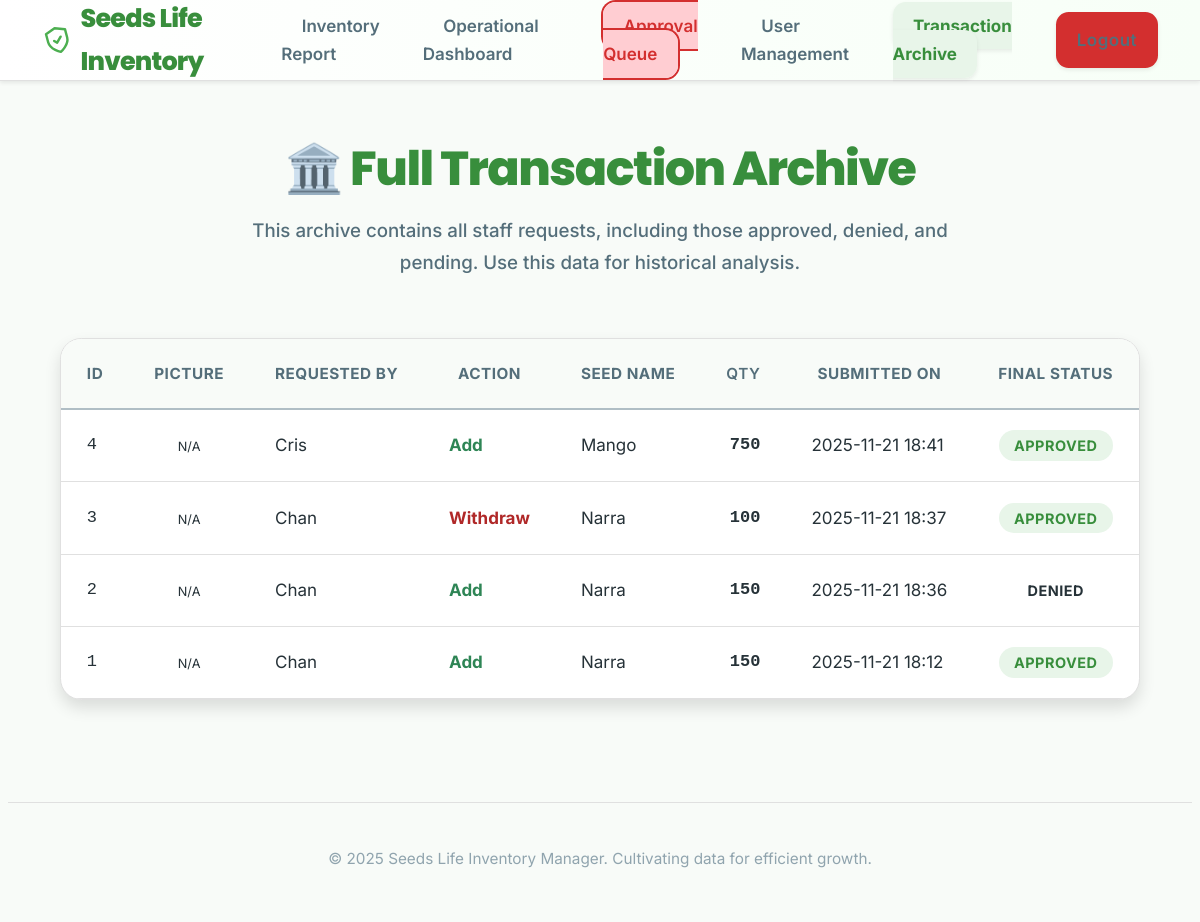
The page /admin/archive (signed in) on the database as committed earlier.
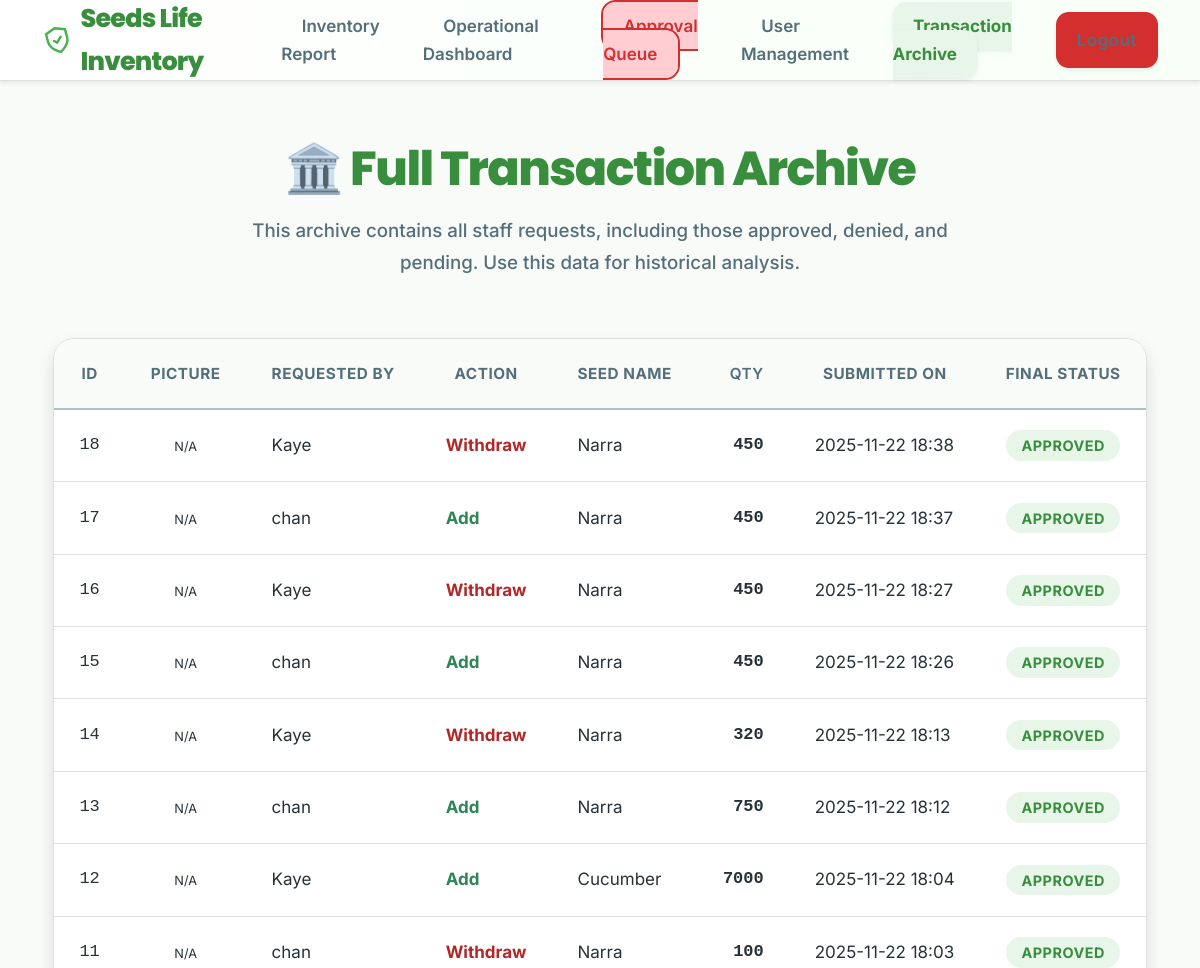
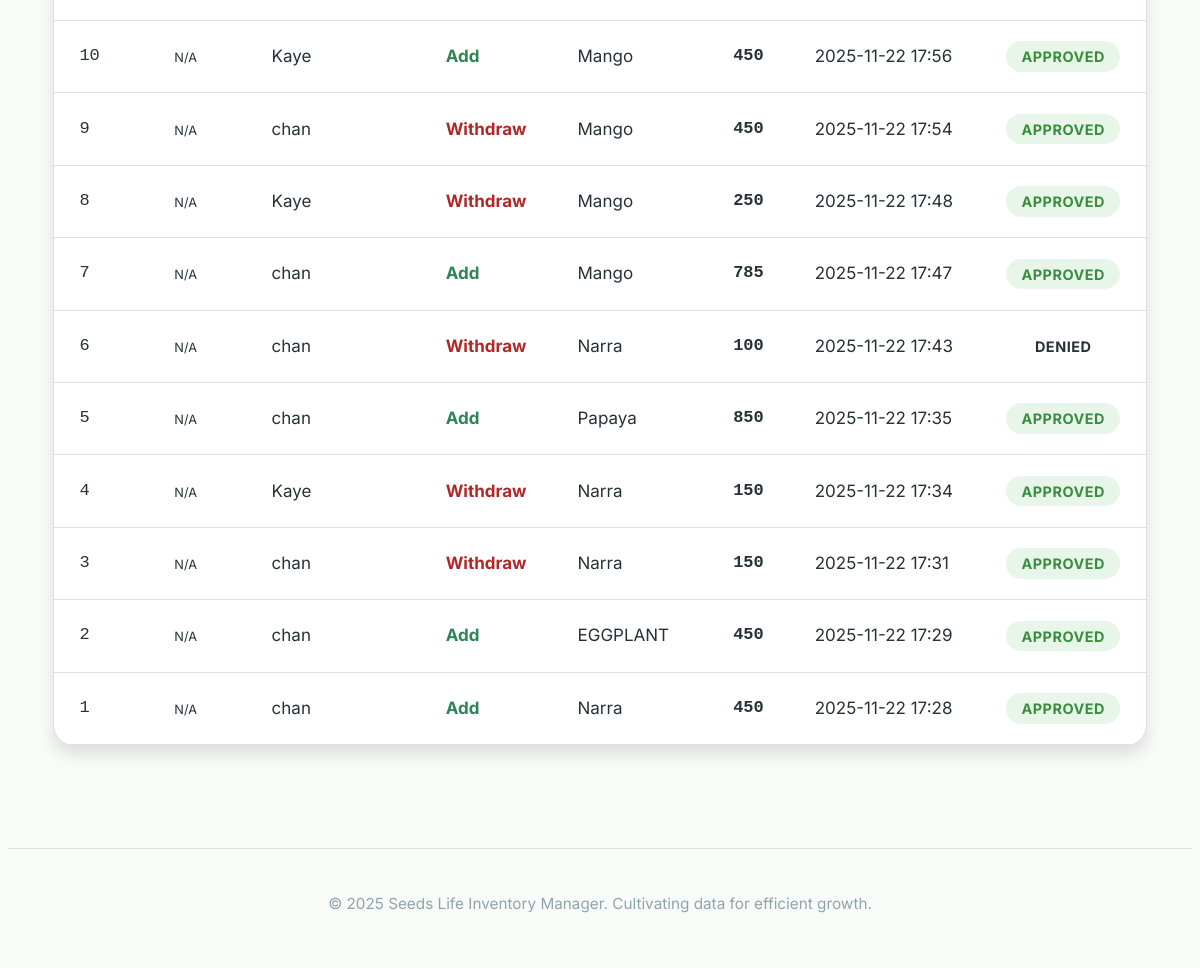
The same page on the database as committed later (2 pictures, top to bottom).
### app.py (models this page shows)
class Transaction(db.Model):
    id = db.Column(db.Integer, primary_key=True)
    user_id = db.Column(db.Integer, db.ForeignKey('user.id'), nullable=False)
    user = db.relationship('User', backref=db.backref('transactions', lazy=True))
    transaction_type = db.Column(db.String(10), nullable=False)  # 'Add' or 'Withdraw'
    seed_name = db.Column(db.String(100), nullable=False)
    seed_type = db.Column(db.String(100))
    quantity = db.Column(db.Integer, nullable=False)
    reason = db.Column(db.String(255))
    status = db.Column(db.String(20), default='Pending')  # 'Pending', 'Approved', 'Denied'
    created_at = db.Column(db.DateTime, default=datetime.utcnow)
    seed_image_b64 = db.Column(db.Text, nullable=True)

class User(db.Model):
    id = db.Column(db.Integer, primary_key=True)
    username = db.Column(db.String(50), unique=True, nullable=False)
    password = db.Column(db.String(100), nullable=False)
    role = db.Column(db.String(10), default='Staff')

### app.py (the view)
@app.route('/admin/archive')
@admin_required
def admin_archive():
    transactions = Transaction.query.order_by(Transaction.created_at.desc()).all()
    return render_template('admin_archive.html', transactions=transactions)

### app.py (called while the page is built)
def is_admin():
    return session.get('role') == 'Admin'

def admin_required(f):
    @wraps(f)
    def decorated_function(*args, **kwargs):
        if not is_admin():
            flash('Admin access required.', 'danger')
            return redirect(url_for('index'))
        return f(*args, **kwargs)
    return decorated_function

@app.context_processor
def inject_global_data():
    current_year = datetime.utcnow().year
    pending_count = 0
    if 'user_id' in session and session.get('role') == 'Admin':
        pending_count = Transaction.query.filter_by(status='Pending').count()
    return {
        'now': datetime.now,
        'current_year': current_year,
        'pending_approvals_count': pending_count
    }

### templates/admin_archive.html (shortened to what this page needs)
{% extends "base.html" %}
{% block content %}
<div class="container-content">
    <h1 class="page-title" style="text-align: center;">🏛️ Full Transaction Archive</h1>
    <p class="page-subtitle" style="text-align: center;">This archive contains all staff requests, including those approved, denied, and pending. Use this data for historical analysis.</p>
    {% if transactions|length == 0 %}
        <div style="text-align: center; padding: 2.5rem; background-color: #F0F4F8; border: 2px dashed var(--color-border); border-radius: 0.75rem; box-shadow: var(--shadow-subtle);">
            <p style="font-size: 1.25rem; color: var(--color-secondary-text); font-weight: 600;">No transactions have been recorded yet.</p>
        </div>
    {% else %}
        <div class="card" style="padding: 0; overflow: hidden;">
            <table class="data-table">
                <thead>
                    <tr>
                        <th>ID</th>
                        <th class="align-center">Picture</th>
                        <th>Requested By</th>
                        <th>Action</th>
                        <th>Seed Name</th>
                        <th class="align-right">Qty</th>
                        <th>Submitted On</th>
                        <th class="align-center">Final Status</th>
                    </tr>
                </thead>
                <tbody>
                    {% for t in transactions %}
                    <tr>
                        <td style="font-family: monospace; font-weight: 500;">{{ t.id }}</td>
                        <td class="align-center">
                            {% if t.seed_image_b64 %}
                                <img src="{{ t.seed_image_b64 }}" alt="{{ t.seed_name }}"
                                     style="width: 40px; height: 40px; object-fit: cover; border-radius: 0.25rem; box-shadow: var(--shadow-subtle); border: 1px solid var(--color-border); margin: 0 auto;"
                                     title="{{ t.seed_name }} Picture">
                            {% else %}
                                <span style="color: var(--color-secondary-text); font-size: 0.75rem;">N/A</span>
                            {% endif %}
                        </td>
                        <td>{{ t.user.username }}</td>
                        <td style="font-weight: 700; color: {% if t.transaction_type == 'Add' %}#2E8555{% else %}var(--color-danger-dark){% endif %};">
                            {{ t.transaction_type }}
                        </td>
                        <td>{{ t.seed_name }}</td>
                        <td class="align-right" style="font-family: monospace;">{{ t.quantity }}</td>
                        <td style="color: var(--color-secondary-text);">{{ t.created_at.strftime('%Y-%m-%d %H:%M') }}</td>
                        <td class="align-center">
                            {% set status_class = {
                                'Approved': 'status-available',
                                'Pending': 'status-pending',
                                'Denied': 'status-out'
                            } %}
                            <span class="status-tag {{ status_class.get(t.status, 'bg-gray-100 text-gray-800') }}">
                                {{ t.status }}
                            </span>
                        </td>
                    </tr>
                    {% endfor %}
                </tbody>
            </table>
        </div>
    {% endif %}
</div>
{% endblock %}

### templates/base.html (shortened to what this page needs)
<!DOCTYPE html>
<html lang="en">
<head>
    <link rel="stylesheet" href="{{ url_for('static', filename='style.css') }}">
</head>
<body>
    <nav class="navbar">
        <div class="logo">
            <svg xmlns="http://www.w3.org/2000/svg" width="24" height="24" viewBox="0 0 24 24" fill="none" stroke="currentColor" stroke-width="2" stroke-linecap="round" stroke-linejoin="round"><path d="M12 22s8-4 8-10V5l-8-3-8 3v7c0 6 8 10 8 10z"/><path d="m9 12 2 2 4-4"/></svg>
            Seeds Life Inventory
        </div>
        <ul class="nav-links">
            <li><a href="{{ url_for('report') }}" class="nav-link">Inventory Report</a></li>
            {% if 'user_id' in session %}
                <li><a href="{{ url_for('status_overview') }}" class="nav-link">Operational Dashboard</a></li>
                {% if session.get('role') == 'Staff' %}
                    <li><a href="{{ url_for('submit_request') }}" class="nav-link">Submit Request</a></li>
                    <li><a href="{{ url_for('staff_transactions') }}" class="nav-link">My Transaction History</a></li>
                {% elif session.get('role') == 'Admin' %}
                    <li>
                        <a href="{{ url_for('staff_transactions') }}" class="nav-link pending-link-style">
                            Approval Queue
                        </a>
                    </li>
                    <li><a href="{{ url_for('user_management') }}" class="nav-link">User Management</a></li>
                    <li><a href="{{ url_for('admin_archive') }}" class="nav-link">Transaction Archive</a></li>
                {% endif %}
                <li><a href="{{ url_for('logout') }}" class="btn btn-danger-sm">Logout</a></li>
            {% else %}
                <li><a href="{{ url_for('login') }}" class="btn btn-primary">Login</a></li>
            {% endif %}
        </ul>
    </nav>
    <main class="container">
        {% block content %}{% endblock %}
    </main>
    <footer>
        © {{ current_year }} Seeds Life Inventory Manager. Cultivating data for efficient growth.
    </footer>
</body>
</html>

### templates/base.html (style rules this page uses)
:root { --color-primary-green: #388E3C; --color-primary-blue: #1976D2; --color-success: #388E3C; --color-success-light: #E8F5E9; --color-danger: #D32F2F; --color-danger-dark: #B02828; --color-danger-light: #FFCDD2; --color-warning: #FFA000; --color-warning-light: #FFECB3; --color-info: #03A9F4; --color-info-light: #E1F5FE; --color-border-light: #E0E0E0; --shadow-sm: 0 2px 4px rgba(0, 0, 0, 0.08); --border-radius-element: 0.75rem; }
.nav-links a.active { background-color: var(--color-success-light); color: var(--color-success); font-weight: 700; box-shadow: var(--shadow-sm); }

Rows that differ between the two databases and show on the page:
added Transaction: id "18", shows "N/A", user.username "Kaye", transaction_type "Withdraw", seed_name "Narra", quantity "450", created_at "2025-11-22 18:38", status "APPROVED"
added Transaction: id "17", shows "N/A", user.username "chan", transaction_type "Add", seed_name "Narra", quantity "450", created_at "2025-11-22 18:37", status "APPROVED"
added Transaction: id "16", shows "N/A", user.username "Kaye", transaction_type "Withdraw", seed_name "Narra", quantity "450", created_at "2025-11-22 18:27", status "APPROVED"
added Transaction: id "15", shows "N/A", user.username "chan", transaction_type "Add", seed_name "Narra", quantity "450", created_at "2025-11-22 18:26", status "APPROVED"
added Transaction: id "14", shows "N/A", user.username "Kaye", transaction_type "Withdraw", seed_name "Narra", quantity "320", created_at "2025-11-22 18:13", status "APPROVED"
added Transaction: id "13", shows "N/A", user.username "chan", transaction_type "Add", seed_name "Narra", quantity "750", created_at "2025-11-22 18:12", status "APPROVED"
added Transaction: id "12", shows "N/A", user.username "Kaye", transaction_type "Add", seed_name "Cucumber", quantity "7000", created_at "2025-11-22 18:04", status "APPROVED"
added Transaction: id "11", shows "N/A", user.username "chan", transaction_type "Withdraw", seed_name "Narra", quantity "100", created_at "2025-11-22 18:03", status "APPROVED"
added Transaction: id "10", shows "N/A", user.username "Kaye", transaction_type "Add", seed_name "Mango", quantity "450", created_at "2025-11-22 17:56", status "APPROVED"
added Transaction: id "9", shows "N/A", user.username "chan", transaction_type "Withdraw", seed_name "Mango", quantity "450", created_at "2025-11-22 17:54", status "APPROVED"
added Transaction: id "8", shows "N/A", user.username "Kaye", transaction_type "Withdraw", seed_name "Mango", quantity "250", created_at "2025-11-22 17:48", status "APPROVED"
added Transaction: id "7", shows "N/A", user.username "chan", transaction_type "Add", seed_name "Mango", quantity "785", created_at "2025-11-22 17:47", status "APPROVED"
added Transaction: id "6", shows "N/A", user.username "chan", transaction_type "Withdraw", seed_name "Narra", quantity "100", created_at "2025-11-22 17:43", status "DENIED"
added Transaction: id "5", shows "N/A", user.username "chan", transaction_type "Add", seed_name "Papaya", quantity "850", created_at "2025-11-22 17:35", status "APPROVED"
changed Transaction id 4: user.username "Cris" → "Kaye"; transaction_type "Add" → "Withdraw"; seed_name "Mango" → "Narra"; quantity "750" → "150"; created_at "2025-11-21 18:41" → "2025-11-22 17:34"
changed Transaction id 3: user.username "Chan" → "chan"; quantity "100" → "150"; created_at "2025-11-21 18:37" → "2025-11-22 17:31"
changed Transaction id 2: user.username "Chan" → "chan"; seed_name "Narra" → "EGGPLANT"; quantity "150" → "450"; created_at "2025-11-21 18:36" → "2025-11-22 17:29"; status "DENIED" → "APPROVED"
changed Transaction id 1: user.username "Chan" → "chan"; quantity "150" → "450"; created_at "2025-11-21 18:12" → "2025-11-22 17:28"
